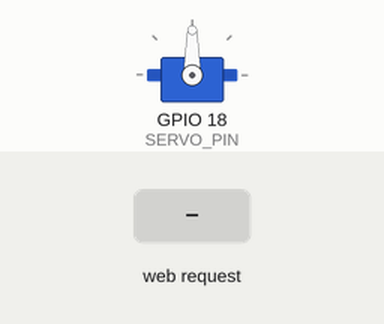
Recording of a sketch running on a simulated ESP32. Shown: servo. The test bench sets the inputs (shaded band). WiFi joins after 1.5 s; servers stay silent unless stated; what the sketch prints to the serial monitor is not drawn.

Above: at 2.7 s.
2.8 s: HTTP request GET /set?angle=1 received
At 4.0 s:
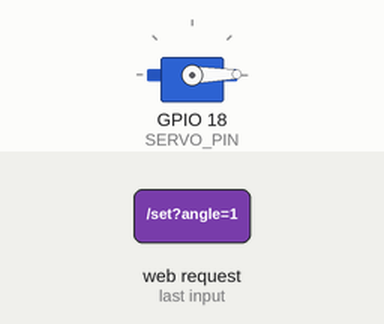
4.3 s: HTTP request GET /set?angle=120 received
At 5.3 s:
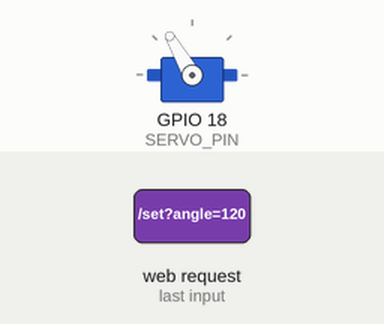
Timing chart, 0 to 7.3 s (numbered marks = the images above; inputs shaded):
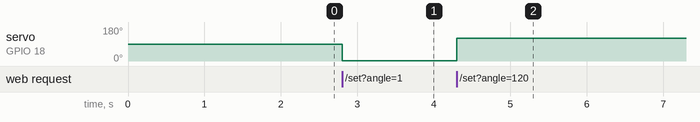

The sketch:

servo_whit_wifi_localport.ino
```cpp
#include <WiFi.h>
#include <WebServer.h>
#include <ESP32Servo.h>

// ===== CONFIG WIFI =====
const char* ssid = "WIFINAME";
const char* password = "password";

static const int SERVO_PIN = 18;
Servo servo;
int servoAngle = 90;

// ===== SERVER =====
WebServer server(80);

// ===== HTML =====
const char MAIN_page[] PROGMEM = R"rawliteral(
<!DOCTYPE html>
<html>
<head>
  <meta name="viewport" content="width=device-width, initial-scale=1">
  <style>
    body { font-family: Arial; text-align: center; }
    input { width: 80%; }
  </style>
</head>
<body>
  <h2>ESP32 Servo Control</h2>
  <p>Angulo: <span id="val">90</span>°</p>
  <input type="range" min="0" max="180" value="90"
         oninput="update(this.value)">
  <script>
    function update(val) {
      document.getElementById('val').innerText = val;
      fetch('/set?angle=' + val);
    }
  </script>
</body>
</html>
)rawliteral";

// ===== HANDLERS =====
void handleRoot() {
  server.send(200, "text/html", MAIN_page);
  }

 void handleSet() {
  if (server.hasArg("angle")) {
    servoAngle = server.arg("angle").toInt();
    servoAngle = constrain(servoAngle, 0, 180);
    servo.write(servoAngle);
    }

   server.send(200, "text/plain", "OK");
  }

  void setup() {
  Serial.begin(115200);

  // Servo
  servo.setPeriodHertz(50);
  servo.attach(SERVO_PIN, 500, 2400);
  servo.write(servoAngle);

  // WiFi
  WiFi.begin(ssid, password);
  Serial.print("Conectando a WiFi");
  while (WiFi.status() != WL_CONNECTED) {
    delay(500);
    Serial.print(".");
 }
   Serial.println("\nConectado!");
  Serial.print("IP: ");
  Serial.println(WiFi.localIP());

  // Server
  server.on("/", handleRoot);
  server.on("/set", handleSet);
  server.begin();
  }
  void loop() {
  server.handleClient();
}
```

Measured:
- after the input at 2.8 s, servo on GPIO 18 (SERVO_PIN): 90° → 1° at once
- after the input at 4.3 s, servo on GPIO 18 (SERVO_PIN): 1° → 120° at once
